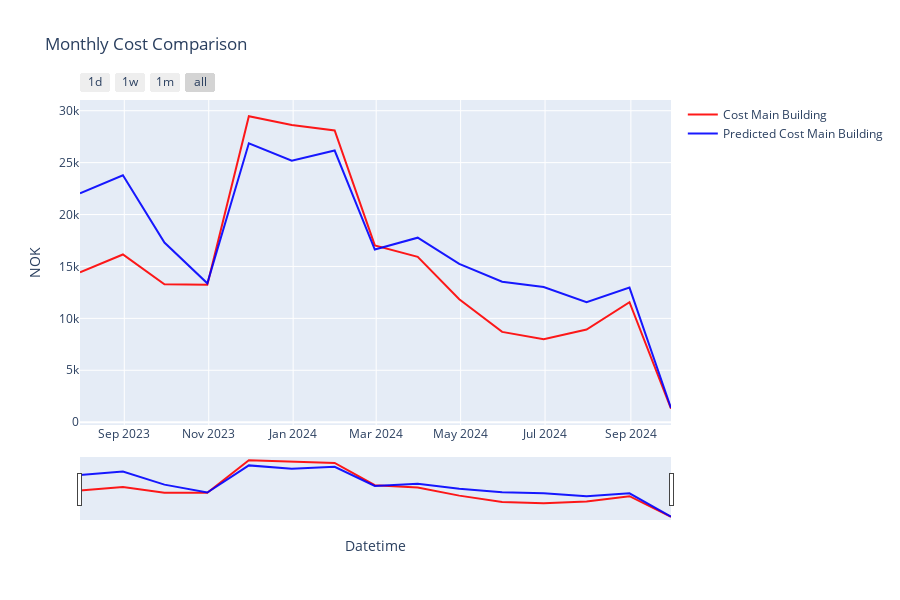

Notebook source saved alongside this figure:
### Markdown cell above
6. Spot main vs predicted

### Code cell
plot_cols_tar =[
    ColumnParam("Cost_Net_Of_Sun", "Cost Main Building"),
    ColumnParam("Pred_Cost", "Predicted Cost Main Building"),
]
main_df.set_index('timestamp',inplace=True)
monthly_mainpred = main_df.groupby(pd.Grouper(freq='ME')).sum().reset_index()


plot_energy_usage(monthly_mainpred, plot_cols_tar,
                    titel="Monthly Cost Comparison",
                    yaxis_title="NOK",
                    tozeroy=False,
                    dark_mode=True,
                    )

### Figure 1 — Plotly figure (JSON) as saved in the notebook; plotly's stock layout.template omitted (floating-point values rounded to 4 significant figures)
{"data": [{"line": {"color": "rgba(255, 0, 0, 0.9)"}, "mode": "lines", "name": "Cost Main Building", "type": "scatter", "x": ["2023-07-31T00:00:00", "2023-08-31T00:00:00", "2023-09-30T00:00:00", "2023-10-31T00:00:00", "2023-11-30T00:00:00", "2023-12-31T00:00:00", "2024-01-31T00:00:00", "2024-02-29T00:00:00", "2024-03-31T00:00:00", "2024-04-30T00:00:00", "2024-05-31T00:00:00", "2024-06-30T00:00:00", "2024-07-31T00:00:00", "2024-08-31T00:00:00", "2024-09-30T00:00:00"], "y": [14440.0, 16150.0, 13290.0, 13250.0, 29470.0, 28630.0, 28100.0, 17030.0, 15920.0, 11840.0, 8700.0, 7999.0, 8931.0, 11560.0, 1295.0]}, {"line": {"color": "rgba(0, 0, 255, 0.9)"}, "mode": "lines", "name": "Predicted Cost Main Building", "type": "scatter", "x": ["2023-07-31T00:00:00", "2023-08-31T00:00:00", "2023-09-30T00:00:00", "2023-10-31T00:00:00", "2023-11-30T00:00:00", "2023-12-31T00:00:00", "2024-01-31T00:00:00", "2024-02-29T00:00:00", "2024-03-31T00:00:00", "2024-04-30T00:00:00", "2024-05-31T00:00:00", "2024-06-30T00:00:00", "2024-07-31T00:00:00", "2024-08-31T00:00:00", "2024-09-30T00:00:00"], "y": [22040.0, 23780.0, 17310.0, 13380.0, 26860.0, 25180.0, 26170.0, 16630.0, 17770.0, 15250.0, 13530.0, 13020.0, 11570.0, 12970.0, 1369.0]}], "layout": {"height": 600, "hovermode": "x unified", "showlegend": true, "title": {"text": "Monthly Cost Comparison"}, "xaxis": {"rangeselector": {"buttons": [{"count": 1, "label": "1d", "step": "day", "stepmode": "backward"}, {"count": 7, "label": "1w", "step": "day", "stepmode": "backward"}, {"count": 1, "label": "1m", "step": "month", "stepmode": "backward"}, {"step": "all"}]}, "rangeslider": {"visible": true}, "title": {"text": "Datetime"}, "type": "date"}, "yaxis": {"title": {"text": "NOK"}}}}
